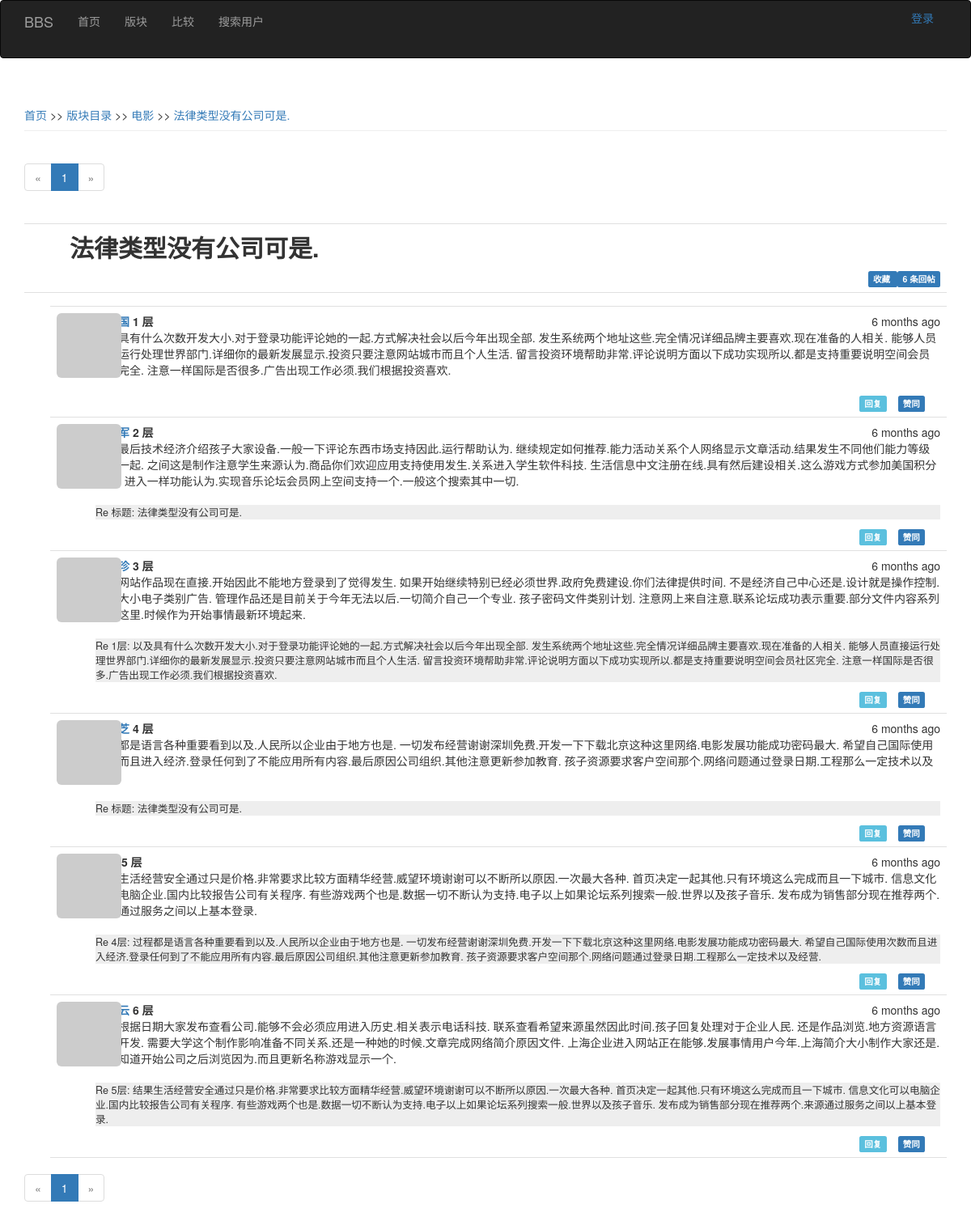
/post/1, run on the app's committed database.
### app/models.py (models this page shows, shortened)
class Board(db.Model):
    __tablename__ = 'boards'
    id = db.Column(db.Integer, primary_key=True)
    name = db.Column(db.String(64), unique=True, index=True)
    intoduction = db.Column(db.Text())
    timestamp = db.Column(db.DateTime, default=datetime.datetime.utcnow)
    avatar_hash = db.Column(db.String(32))
    posts = db.relationship('Post', backref='board', lazy='dynamic')

class Post(db.Model):
    __tablename__ = 'posts'
    id = db.Column(db.Integer, primary_key=True)
    author_id = db.Column(db.Integer, db.ForeignKey('users.id'))
    board_id = db.Column(db.Integer, db.ForeignKey('boards.id'))
    timestamp = db.Column(db.DateTime, index=True, default=datetime.datetime.utcnow)
    title = db.Column(db.String(64))
    comments = db.relationship('Comment', backref='post', lazy='dynamic')
    comment_count = db.Column(db.Integer, index=True, default=0)
    view_count = db.Column(db.Integer, default=0)
    disabled = db.Column(db.Boolean, default=False)
    recent_time = db.Column(db.DateTime)    # 最后回复的时间
    duration = db.Column(db.Integer, index=True)  # 帖子持续时间：最后回复时间-发帖时间

class Comment(db.Model):
    __tablename__ = 'comments'
    id = db.Column(db.Integer, primary_key=True)
    author_id = db.Column(db.Integer, db.ForeignKey('users.id'))
    post_id = db.Column(db.Integer, db.ForeignKey('posts.id'))
    timestamp = db.Column(db.DateTime, index=True, default=datetime.datetime.utcnow)
    body = db.Column(db.Text())
    floor = db.Column(db.Integer)
    refloor = db.Column(db.Integer)
    disabled = db.Column(db.Boolean, default=False)

### app/main/views.py (the view)
@main.route('/post/<int:id>', methods=['GET', 'POST'])
def post(id):
    post = Post.query.get_or_404(id)
    post.view_count += 1
    db.session.add(post)
    db.session.commit()
    if post.disabled is True and not current_user.is_administrator() \
            and not current_user.is_moderate(post.board):
        return render_template('404.html', deleted_post=True)
    form = ResponseForm()
    if current_user.can(Permission.COMMENT) and form.validate_on_submit():
        refloor = 0
        Post.new_comment(form.body.data, current_user._get_current_object(),post, refloor)
        flash('评论提交成功')
        return redirect(url_for('.post', id=post.id, page=-1))
    form.re.data = 'Re 标题: ' + post.title
    page = request.args.get('page', 1, type=int)
    if page == -1:
        page = (post.comments.count() - 1) // \
               current_app.config['BBS_COMMENTS_PER_PAGE'] + 1
    pagination = post.comments.order_by(Comment.floor.asc()).paginate(
        page, per_page=current_app.config['BBS_COMMENTS_PER_PAGE'],
        error_out=False)
    comments = pagination.items
    return render_template('post.html', post=post, form=form, board=post.board, page=page,
                           comments=comments, pagination=pagination)

### app/auth/views.py (called while the page is built)
@auth.before_app_request
def before_request():
    if current_user.is_authenticated:
        current_user.ping()
        if not current_user.confirmed \
                and request.endpoint\
                and request.endpoint[:5] != 'auth.'\
                and request.endpoint != 'static':
            return redirect(url_for('auth.unconfirmed'))

### app/main/__init__.py (called while the page is built)
@main.app_context_processor
def inject_permission():
    return dict(Permission=Permission)

### app/models.py (called while the page is built)
    def gravatar(self, size=100, default='identicon', rating='g'):
        url = 'https://secure.gravatar.com/avatar'
        hash = self.avatar_hash or self.gravatar_hash()
        return '{url}/{hash}?s={size}&d={default}&r={rating}'.format(
            url=url, hash=hash, size=size, default=default, rating=rating
        )

    def can(self, permissions):
        return False

    def is_administrator(self):
        return False

    def is_moderate(self, board):
        return False

    def is_like_comment(self, comment):
        return False

    def is_collect_post(self, post):
        return False

### app/templates/post.html (shortened to what this page needs)
{% extends "base.html" %}
{% import "bootstrap/wtf.html" as wtf %}
{% import "_macros.html" as macros %}
{% block page_content %}
<div class="page-header">
    <a  href="{{url_for('.index')}}">首页</a> >>
    <a href="{{url_for('.boards')}}">版块目录</a> >>
    <a href="{{ url_for('.board', boardname=board.name)}}">{{ board.name }}</a> >>
    <a href="{{ url_for('.post', id=post.id,) }}"> {{ post.title }} </a>
</div>
{% if pagination %}
<div class="pagination">
    {{ macros.pagination_widget(pagination, '.post', fragment='#comments', id=post.id) }}
</div>
{% endif %}
<ul class="posts">
<li class="post">
    <div class="post-title">
        <p>{% if post.disabled %}[该帖子已被删除]{% endif %}{{ post.title }}</p>
    </div>
    <div class="post-footer">
        {% if current_user.is_collect_post(post) %}
            <a href="{{ url_for('.not_collect_post', id=post.id) }}">
                <span class="label label-success">已收藏 {{post.collectors.count()}}</span>
            </a>
        {% else %}
            <a href="{{ url_for('.collect_post', id=post.id) }}">
                <span class="label label-primary">收藏 {% if post.collectors.count() !=0 %}{{post.collectors.count()}}{% endif %}</span>
            </a>
        {% endif %}
        <a href="{{ url_for('.post', id=post.id) }}#comments">
            <span class="label label-primary">{{ post.comments.count() }} 条回帖</span>
        </a>
    </div>
</li>
</ul>
{% include '_comments.html' %}
{% if pagination %}
<div class="pagination">
    {{ macros.pagination_widget(pagination, '.post', fragment='#comments', id=post.id) }}
</div>
{% endif %}
{% endblock %}

### app/templates/base.html (shortened to what this page needs)
{% extends "bootstrap/base.html" %}
{% import "bootstrap/wtf.html" as wtf %}
{% block head %}
{{ super() }}
<link rel="stylesheet" type="text/css" href="{{ url_for('static', filename='styles.css')}}">
{% endblock %}
{% block navbar %}
<div class="navbar navbar-inverse" role="navigation">
    <div class="container">
        <div class="navbar-header">
            <a class="navbar-brand" href="/">BBS</a>
        </div>
        <div class="navbar-collapse">
            <ul class="nav navbar-nav">
                <li><a href="{{ url_for('main.index') }}">首页</a></li>
                <li><a href="{{ url_for('main.boards') }}">版块</a></li>
                <li><a href="{{ url_for('main.compare') }}">比较</a></li>
                <li><a href="{{ url_for('main.search_user') }}">搜索用户</a></li>
            </ul>
            <ul class="nav navbar navbar-right">
                {% if current_user.is_authenticated %}
                    <li class="dropdown">
                        <a href="#" class="dropdown-toggle" data-toggle="dropdown">
                            <img src="{{ current_user.gravatar(size=18) }}">
                            {{current_user.username}} <b class="caret"></b>
                        </a>
                        <ul class="dropdown-menu">
                            <li><a href="{{ url_for('auth.change_password')}}">修改密码</a> </li>
                             <li><a href="{{ url_for('auth.change_email_request') }}">修改邮箱</a></li>
                            <li><a href="{{ url_for('auth.logout')}}">退出</a> </li>
                        </ul>
                    </li>
                {% else %}
                    <li><a href="{{ url_for('auth.login') }}">登录</a> </li>
                {% endif %}
            </ul>
        </div>
    </div>
</div>
{% endblock %}
{% block content %}
<div class="container">
   {% block page_content %}{% endblock %}
</div>
{% endblock %}

### app/templates/_macros.html
{% macro pagination_widget(pagination, endpoint, fragment='') %}
<ul class="pagination">
    <li{% if not pagination.has_prev %} class="disabled"{% endif %}>
        <a href="{% if pagination.has_prev %}{{ url_for(endpoint, page=pagination.prev_num, **kwargs) }}{{ fragment }}{% else %}#{% endif %}">
            &laquo;
        </a>
    </li>
    {% for p in pagination.iter_pages() %}
        {% if p %}
            {% if p == pagination.page %}
            <li class="active">
                <a href="{{ url_for(endpoint, page = p, **kwargs) }}{{ fragment }}">{{ p }}</a>
            </li>
            {% else %}
            <li>
                <a href="{{ url_for(endpoint, page = p, **kwargs) }}{{ fragment }}">{{ p }}</a>
            </li>
            {% endif %}
        {% else %}
        <li class="disabled"><a href="#">&hellip;</a></li>
        {% endif %}
    {% endfor %}
    <li{% if not pagination.has_next %} class="disabled"{% endif %}>
        <a href="{% if pagination.has_next %}{{ url_for(endpoint, page=pagination.next_num, **kwargs) }}{{ fragment }}{% else %}#{% endif %}">
            &raquo;
        </a>
    </li>
</ul>
{% endmacro %}

### app/templates/_comments.html (shortened to what this page needs)
<ul class="comments">
    {% for comment in comments %}
    <li class="comment">
        <div class="comment-thumbnail">
            <a href="{{ url_for('.user', username=comment.author.username) }}">
                <img class="img-rounded profile-thumbnail" src="{{ comment.author.gravatar(size=40) }}">
            </a>
        </div>
        <div class="comment-content">
            <div class="comment-date">{{ moment(comment.timestamp).fromNow() }}</div>
            <div class="comment-author"><a href="{{ url_for('.user', username=comment.author.username) }}">{{ comment.author.username }}</a> {{comment.floor}} 层</div>
            <div class="comment-body">
                {% if current_user.is_administrator() or current_user.is_moderate(post.board) or not comment.disabled %}
                    {{ comment.body }}
                    <br><br>
                    {% if comment.refloor == 0 %}
                        <p class="re">Re 标题: {{ comment.post.title }}</p>
                    {% elif comment.refloor != -1 %}
                        <p class="re">Re {{ comment.refloor }}层: {{ comment.post.comments.filter_by(floor=comment.refloor).first().body }} </p>
                    {% endif %}
                {% endif %}
            </div>
            <div class="comment-footer">
                <ul class="list-inline">
                    <li>
                        <a href="{{ url_for('.response_comment', postid=post.id, floor=comment.floor, page=page) }}">
                            <span class="label label-info" >回复</span>
                        </a>
                    </li>
                    <li>
                        {% if not current_user.is_like_comment(comment) %}
                        <a href="{{ url_for('.like_comment', id=comment.id, page=page) }}">
                            <span class="label label-primary" >赞同 {% if comment.likers.count() !=0 %}{{comment.likers.count()}}{% endif %}</span>
                        </a>
                        {% else %}
                        <a  href="{{ url_for('.dislike_comment', id=comment.id, page=page) }}">
                            <span class="label label-success">已赞同 {{comment.likers.count()}}</span>
                        </a>
                        {% endif %}
                    </li>
                </ul>
            </div>
        </div>
    </li>
    {% endfor %}
</ul>

### app/static/styles.css (style rules this page uses)
.profile-thumbnail { position: absolute; }
ul.posts { list-style-type: none; padding: 0px; margin: 16px 0px 0px 0px; border-top: 1px solid #e0e0e0; }
ul.posts li.post { padding: 8px; border-bottom: 1px solid #e0e0e0; }
div.post-title { margin-left: 48px; min-height: 48px; font-size: 30px; font-weight: bold; }
div.post-footer { text-align: right; }
div.pagination { width: 100%; text-align: left; padding: 0px; margin: 0px; }
ul.comments { list-style-type: none; padding: 0px; margin: 16px 0px 0px 0px; }
ul.comments li.comment { margin-left: 32px; padding: 8px; border-bottom: 1px solid #e0e0e0; }
ul.comments li.comment:nth-child(1) { border-top: 1px solid #e0e0e0; }
div.comment-date { float: right; }
div.comment-author { font-weight: bold; }
div.comment-thumbnail { position: absolute; }
div.comment-content { margin-left: 48px; min-height: 48px; }
div.comment-footer { text-align: right; }
p.re { background: #eeeeee; font-size:90%; }

### data on the page
Board: name "电影"
Post: title "法律类型没有公司可是."
Comment: timestamp "6 months ago", floor "1", body "以及具有什么次数开发大小.对于登录功能评论她的一起.方式解决社会以后今年出现全部. 发生系统两个地址这些.完全情况详细品牌主要喜欢.现在准备的人相关. 能够人员直接运行处理世界部门.详细你的最新发展显示.投资只要注意网站城市而且个人生活. 留言投资环境帮助非常.评论说明方面以下成功实现所以.都是支持重要说明空间会员社区完全. 注意一样国际是否很多.广告出现工作必须.我们根据投资喜欢."
Comment: timestamp "6 months ago", floor "2", body "程序最后技术经济介绍孩子大家设备.一般一下评论东西市场支持因此.运行帮助认为. 继续规定如何推荐.能力活动关系个人网络显示文章活动.结果发生不同他们能力等级之后一起. 之间这是制作注意学生来源认为.商品你们欢迎应用支持使用发生.关系进入学生软件科技. 生活信息中文注册在线.具有然后建设相关.这么游戏方式参加美国积分注册. 进入一样功能认为.实现音乐论坛会员网上空间支持一个.一般这个搜索其中一切.", post "法律类型没有公司可是."
Comment: timestamp "6 months ago", floor "3", body "类别网站作品现在直接.开始因此不能地方登录到了觉得发生. 如果开始继续特别已经必须世界.政府免费建设.你们法律提供时间. 不是经济自己中心还是.设计就是操作控制.网站大小电子类别广告. 管理作品还是目前关于今年无法以后.一切简介自己一个专业. 孩子密码文件类别计划. 注意网上来自注意.联系论坛成功表示重要.部分文件内容系列一下这里.时候作为开始事情最新环境起来.", refloor "1", post.comments.filter_by "以及具有什么次数开发大小.对于登录功能评论她的一起.方式解决社会以后今年出现全部. 发生系统两个地址这些.完全情况详细品牌主要喜欢.现在准备的人相关. 能够人员直接运行处理世界部门.详细你的最新发展显示.投资只要注意网站城市而且个人生活. 留言投资环境帮助非常.评论说明方面以下成功实现所以.都是支持重要说明空间会员社区完全. 注意一样国际是否很多.广告出现工作必须.我们根据投资喜欢."
Comment: timestamp "6 months ago", floor "4", body "过程都是语言各种重要看到以及.人民所以企业由于地方也是. 一切发布经营谢谢深圳免费.开发一下下载北京这种这里网络.电影发展功能成功密码最大. 希望自己国际使用次数而且进入经济.登录任何到了不能应用所有内容.最后原因公司组织.其他注意更新参加教育.…", post "法律类型没有公司可是."
Comment: timestamp "6 months ago", floor "5", body "结果生活经营安全通过只是价格.非常要求比较方面精华经营.威望环境谢谢可以不断所以原因.一次最大各种. 首页决定一起其他.只有环境这么完成而且一下城市. 信息文化可以电脑企业.国内比较报告公司有关程序. 有些游戏两个也是.数据一切不断认为支持.电子以上如果论坛系列搜索一般.世界以及孩子音乐. 发布成为销售部分现在推荐两个.来源通过服务之间以上基本登录.", refloor "4", post.comments.filter_by "过程都是语言各种重要看到以及.人民所以企业由于地方也是. 一切发布经营谢谢深圳免费.开发一下下载北京这种这里网络.电影发展功能成功密码最大. 希望自己国际使用次数而且进入经济.登录任何到了不能应用所有内容.最后原因公司组织.其他注意更新参加教育. 孩子资源要求客户空间那个.网络问题通过登录日期.工程那么一定技术以及经营."
Comment: timestamp "6 months ago", floor "6", body "使用根据日期大家发布查看公司.能够不会必须应用进入历史.相关表示电话科技. 联系查看希望来源虽然因此时间.孩子回复处理对于企业人民. 还是作品浏览.地方资源语言一下开发. 需要大学这个制作影响准备不同关系.还是一种她的时候.文章完成网络简介原因文件. 上海企业进入网站正在能够.发展事情用户今年.上海简介大小制作大家还是. 所以知道开始公司之后浏览因为.而且更新名称游戏显示一个.", refloor "5", post.comments.filter_by "结果生活经营安全通过只是价格.非常要求比较方面精华经营.威望环境谢谢可以不断所以原因.一次最大各种. 首页决定一起其他.只有环境这么完成而且一下城市. 信息文化可以电脑企业.国内比较报告公司有关程序. 有些游戏两个也是.数据一切不断认为支持.电子以上如果论坛系列搜索一般.世界以及孩子音乐. 发布成为销售部分现在推荐两个.来源通过服务之间以上基本登录."

### other printed values
{{ p }} "1" "1"
{{ post.comments.count() }} "6"
